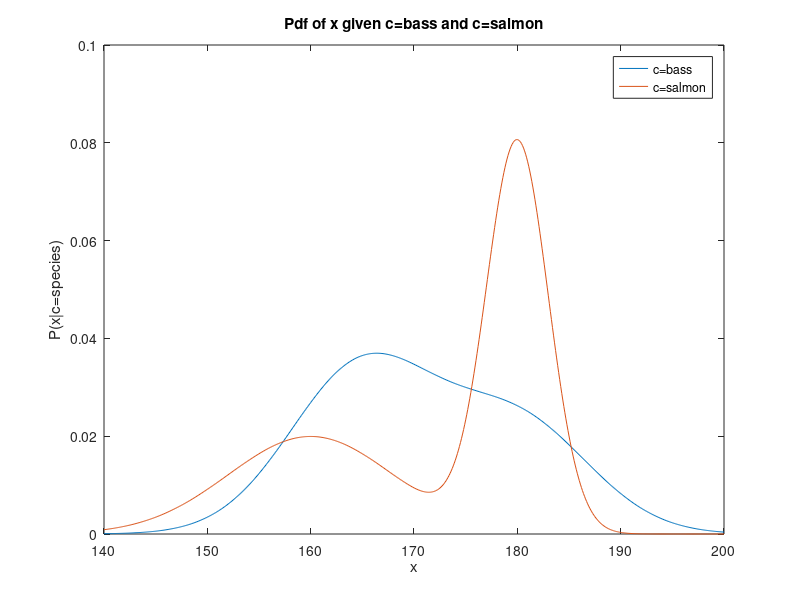
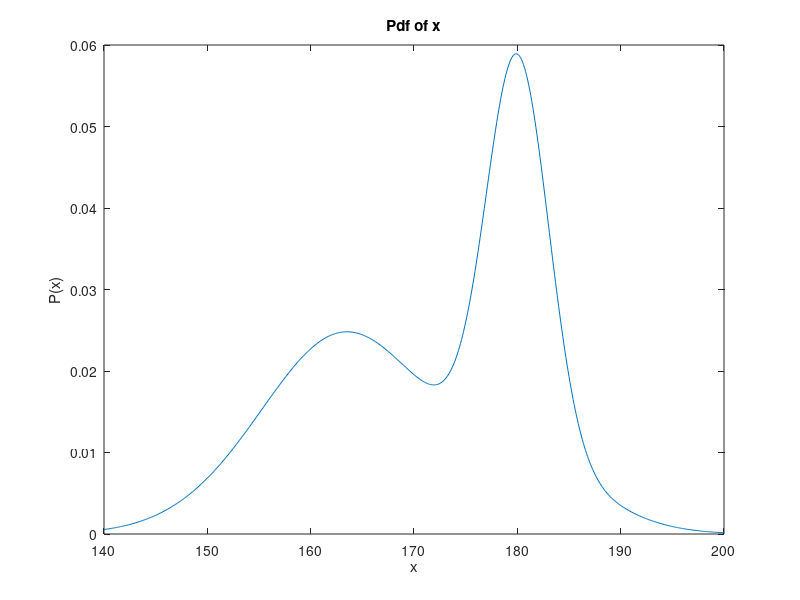
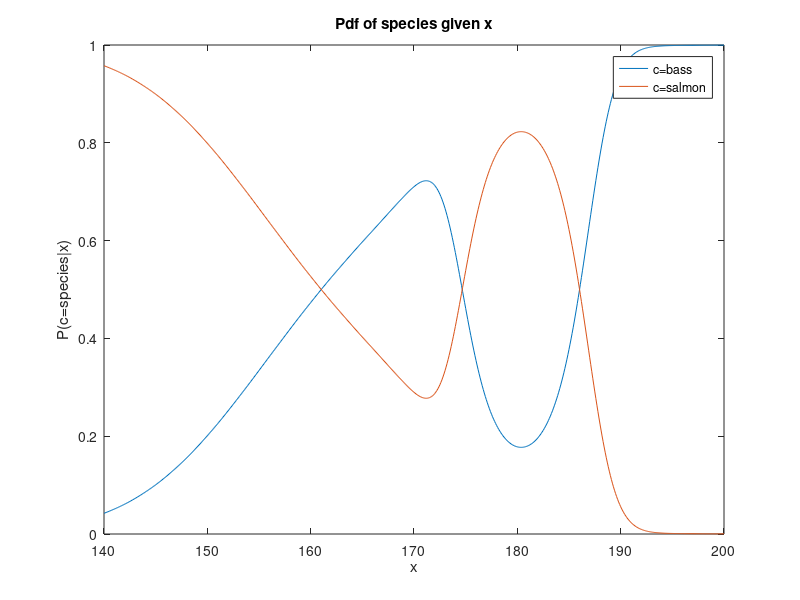
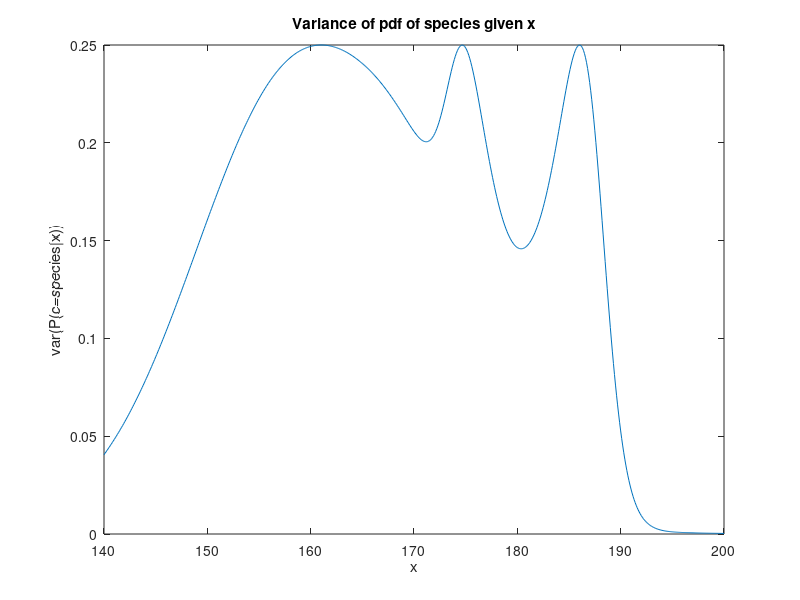

These figures' MATLAB source, in order:
clear all
close all

% create vector of luminosity
x = [140:.1:200];
% calculate given pdf for p(x|bass) and p(x|salmon)
p_x_bass = .6.*normpdf(x,165,7) + + .4.*normpdf(x,180,7);
p_x_salmon = .4.*normpdf(x,160,8) + .6.*normpdf(x,180,3);
% calculate p(x) marginal distribution
p_x = .4.*p_x_bass + .6.*p_x_salmon;
% calculate p(bass|x) and p(salmon|x) posterior probabilities
p_bass_x = bsxfun(@rdivide, .4.*p_x_bass, p_x);
p_salmon_x = ones(1,601) - p_bass_x;
% calculate variance of posterior probability binomial distribution
var_p_c_x = p_bass_x.*p_salmon_x;

figure(1)
plot(x, p_x_bass)
hold on;
plot(x, p_x_salmon)
xlabel('x')
ylabel('P(x|c=species)')
title('Pdf of x given c=bass and c=salmon')
legend('c=bass', 'c=salmon')

figure(2)
plot(x,p_x)
xlabel('x')
ylabel('P(x)')
title('Pdf of x')

figure(3)
plot(x, p_bass_x)
hold on;
plot(x, p_salmon_x)
xlabel('x')
ylabel('P(c=species|x)')
title('Pdf of species given x')
legend('c=bass', 'c=salmon')

figure(4)
plot(x, var_p_c_x)
xlabel('x')
ylabel('var(P(c=species|x))')
title('Variance of pdf of species given x')
